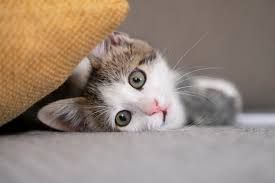
#> input picture image.png, 275 x 183 px, found by its file name
$ python selective_stylizer0.py
#> lines starting #> are read from the running program, lines starting #| are printed output that depends on the picture; after the words box and inside, x2 and y2 are one past the last pixel; in counts of white or black regions, pixels touching at a corner belong together
#> in main, img is the input picture: shape (183, 275, 3); mean B, G, R 121.9, 134.3, 150.9
import numpy as np
import cv2

def enhance_image(img):
    """Enhance contrast using CLAHE."""
    lab = cv2.cvtColor(img, cv2.COLOR_BGR2LAB)
#> lab: shape (183, 275, 3); mean of channels 0, 1, 2 145.1, 132.8, 137.2
    l, a, b = cv2.split(lab)
    clahe = cv2.createCLAHE(clipLimit=2.0, tileGridSize=(8,8))
    cl = clahe.apply(l)
    limg = cv2.merge((cl, a, b))
#> limg: shape (183, 275, 3); mean of channels 0, 1, 2 146.6, 132.8, 137.2
    return cv2.cvtColor(limg, cv2.COLOR_LAB2BGR)

def get_subject_mask(img):
    """Generate binary mask using largest contour."""
    gray = cv2.cvtColor(img, cv2.COLOR_BGR2GRAY)
    blur = cv2.GaussianBlur(gray, (5, 5), 0)
    _, thresh = cv2.threshold(blur, 0, 255, cv2.THRESH_BINARY + cv2.THRESH_OTSU)
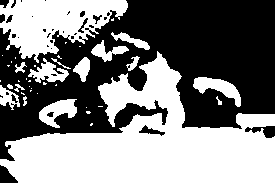
#> thresh: shape (183, 275); 50.3% white; 34 black regions (21 under 20 px), largest, box (x1, y1, x2, y2) and area: (0, 0, 275, 161) 24093, (0, 165, 18, 183) 197, (245, 126, 275, 138) 195

    # Invert if background is brighter
    if np.sum(thresh == 255) > np.sum(thresh == 0):
        thresh = cv2.bitwise_not(thresh)
#> thresh: shape (183, 275); 49.7% white; 34 white regions (21 under 20 px)

    contours, _ = cv2.findContours(thresh, cv2.RETR_EXTERNAL, cv2.CHAIN_APPROX_SIMPLE)
#> contours = 32 contours, 24 with area under 20; largest, box (x1, y1, x2, y2) and area: (0, 0, 275, 161) 26332, (0, 165, 18, 183) 168, (245, 126, 275, 138) 155, (139, 125, 165, 136) 84, (0, 0, 9, 8) 36, (78, 18, 88, 33) 26, (0, 14, 5, 23) 26, (93, 15, 102, 24) 21
    if not contours:
        return np.zeros_like(gray)

    c = max(contours, key=cv2.contourArea)
#> c = contour of 591 points, box (x1, y1, x2, y2) (0, 0, 275, 161), area 26332
    mask = np.zeros_like(gray)
    cv2.drawContours(mask, [c], -1, 255, -1)
#> mask: shape (183, 275); 53.8% white; 4 black regions (1 under 20 px), largest, box (x1, y1, x2, y2) and area: (0, 51, 275, 183) 18154, (0, 0, 128, 63) 4839, (0, 85, 20, 110) 280

    # Gentle smoothing
    mask = cv2.morphologyEx(mask, cv2.MORPH_CLOSE, np.ones((7,7), np.uint8))
#> mask: shape (183, 275); 54.9% white; 3 black regions, box (x1, y1, x2, y2) and area: (0, 58, 275, 183) 17918, (0, 0, 127, 56) 4540, (0, 88, 18, 104) 224
    mask = cv2.GaussianBlur(mask, (5, 5), 2)
    return mask

def stylize_image(img, mask):
    """Stylize subject vs. background."""
    mask_3ch = cv2.cvtColor(mask, cv2.COLOR_GRAY2BGR)

    # Subject (smoothed)
    subject = cv2.bitwise_and(img, img, mask=mask)
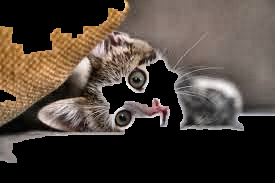
#> subject: shape (183, 275, 3); mean B, G, R 57.2, 65, 75.5
    subject_smooth = cv2.bilateralFilter(subject, d=9, sigmaColor=75, sigmaSpace=75)

    # Background (slightly desaturated + blurred)
    background = cv2.bitwise_and(img, img, mask=cv2.bitwise_not(mask))
    hsv = cv2.cvtColor(background, cv2.COLOR_BGR2HSV)
#> hsv: shape (183, 275, 3); mean H, S, V 45.2, 19.4, 90.6
    h, s, v = cv2.split(hsv)
    s = (s * 0.4).astype(np.uint8)  # keep some color
    background_desat = cv2.merge((h, s, v))
#> background_desat: shape (183, 275, 3); mean H, S, V 45.2, 7.6, 90.6
    background_desat = cv2.cvtColor(background_desat, cv2.COLOR_HSV2BGR)
    background_blur = cv2.GaussianBlur(background_desat, (21, 21), 10)
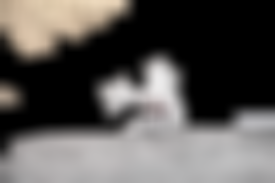
#> background_blur: shape (183, 275, 3); mean B, G, R 84.9, 87.4, 90.6

    # Blend subject + background
    combined = cv2.addWeighted(subject_smooth, 1, background_blur, 1, 0)

    # Edges (light sketch effect only on subject)
    edges = cv2.Canny(img, 100, 200)
#> edges: shape (183, 275); 13.8% white in thin lines or dots, all inside (x1, y1, x2, y2) = (0, 0, 275, 143)
    edges = cv2.dilate(edges, np.ones((2,2), np.uint8))
#> edges: shape (183, 275); 30.6% white; 9 white regions (2 under 20 px), largest, box (x1, y1, x2, y2) and area: (0, 0, 275, 144) 15030, (0, 14, 19, 28) 129, (12, 0, 25, 12) 70
    edges_colored = cv2.cvtColor(edges, cv2.COLOR_GRAY2BGR)
    edges_masked = cv2.bitwise_and(edges_colored, mask_3ch)
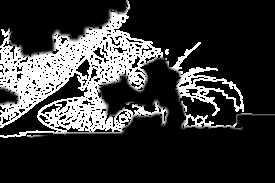
#> edges_masked: shape (183, 275, 3); min 0, max 255, mean 55
    final = cv2.addWeighted(combined, 1.0, edges_masked, 0.15, 0)

    return final, edges

def make_montage(original, mask, enhanced, final):
    """Create 2x2 montage."""
    mask_bgr = cv2.cvtColor(mask, cv2.COLOR_GRAY2BGR)
    h, w = original.shape[:2]
#> h = 183; w = 275
    enhanced_resized = cv2.resize(enhanced, (w, h))
    final_resized = cv2.resize(final, (w, h))
    top = np.hstack((original, mask_bgr))
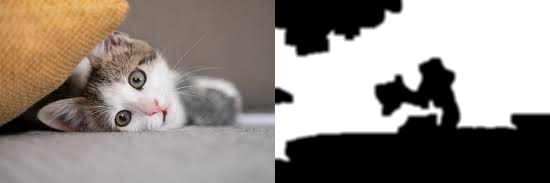
#> top: shape (183, 550, 3); mean B, G, R 131, 137.2, 145.5
    bottom = np.hstack((enhanced_resized, final_resized))
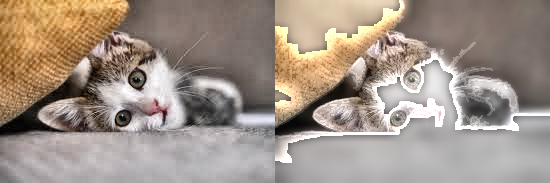
#> bottom: shape (183, 550, 3); mean B, G, R 136.1, 147.4, 161.3
    return np.vstack((top, bottom))
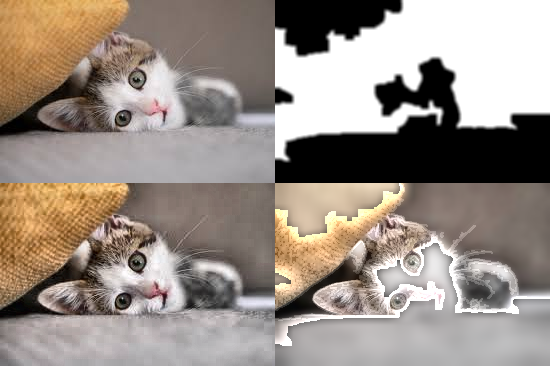
#> returned value: shape (366, 550, 3); mean of channels 0, 1, 2 133.5, 142.3, 153.4; drawn as B, G, R

def main():
    img = cv2.imread(r"C:\Users\musaq\OneDrive\Desktop\Intership - G35 Python\Intership - Training\OpenCV_MiniProject_09-09\image.png")
    if img is None:
        print("Error loading image")
        return

    enhanced = enhance_image(img)
    mask = get_subject_mask(enhanced)
    final, edges = stylize_image(enhanced, mask)

    montage = make_montage(img, mask, enhanced, final)

    cv2.imshow("Selective Stylizer Result", montage)
    cv2.imwrite("Stylized_result.png", final)
    cv2.imwrite("Stylized_montage.png", montage)
    cv2.waitKey(0)
    cv2.destroyAllWindows()

if __name__ == "__main__":
    main()
